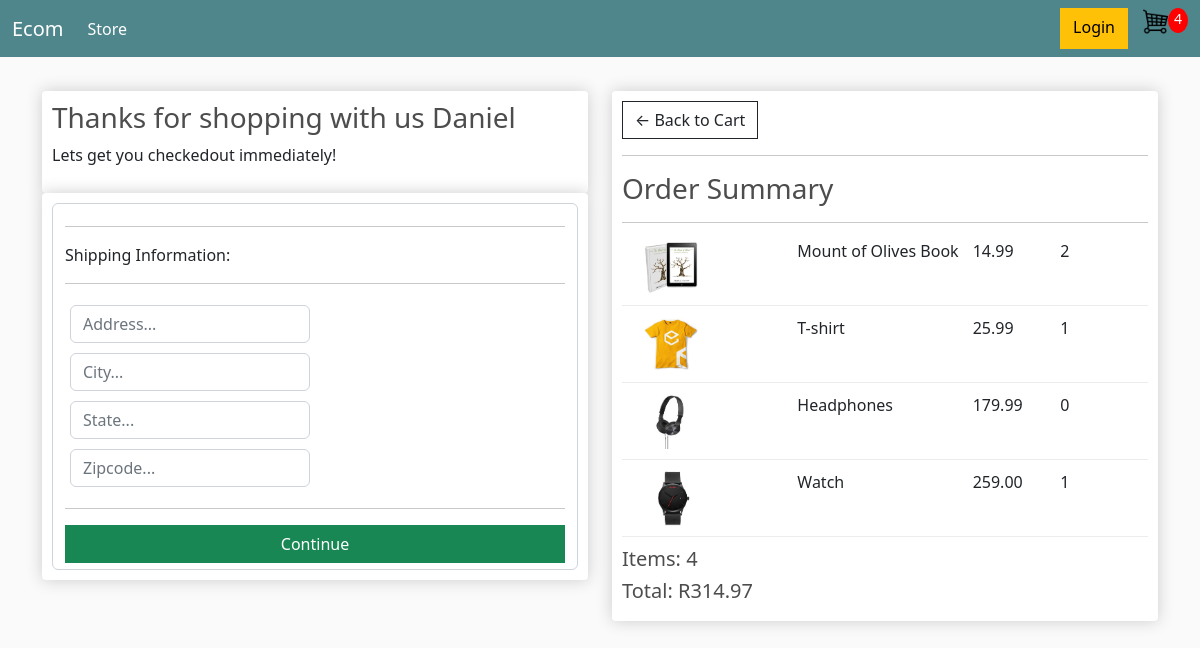
Before: /checkout/ (signed in) with the older database file.
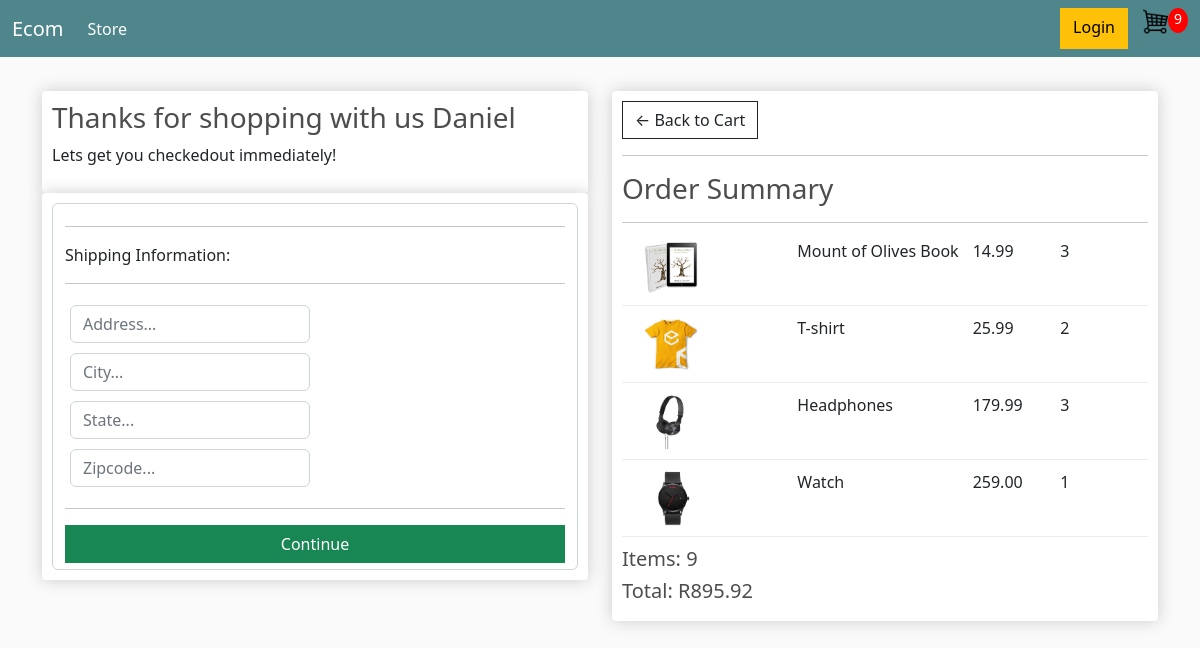
After: the same page with the newer database file.
### store/models.py (models this page shows, shortened)
class OrderItem(models.Model):
  product = models.ForeignKey(Product, on_delete=models.SET_NULL, blank=True, null=True)
  order = models.ForeignKey(Order, on_delete=models.SET_NULL, blank=True, null=True)
  quantity = models.IntegerField(default=0, null=True, blank=True)
  date_added = models.DateTimeField(auto_now_add=True)
  @property
  def get_total(self):
    total = self.product.price * self.quantity
    return total

class Order(models.Model):
  customer = models.ForeignKey(Customer, on_delete=models.SET_NULL, null=True, blank=True)
  date_ordered = models.DateTimeField(auto_now_add=True)
  complete = models.BooleanField(default=False, null=True, blank=False)
  transaction_id = models.CharField(max_length=100, null=True)
  @property
  def shipping(self):
    shipping = False
    orderitems: OrderItem = self.orderitem_set.all()
    for i in orderitems:
      if i.product.digital == False:
        shipping = True
    return shipping
  @property
  def get_cart_total(self):
    orderitems: OrderItem = self.orderitem_set.all()
    total = sum([item.get_total for item in orderitems])
    return total
  @property
  def get_cart_items(self):
    orderitems = self.orderitem_set.all()
    total = sum([item.quantity for item in orderitems])
    return total

class Product(models.Model):
  name = models.CharField(max_length=255, null=True)
  price = models.DecimalField(max_digits=10, decimal_places=2)
  digital = models.BooleanField(default=False, null=True, blank=False)
  image = models.ImageField(null=True, blank=True)
  @property
  def imageUrl(self):
    imageUrl = self.image.url
    try:
      url = imageUrl
    except:
      url = ''
    return url

### store/views.py (the view)
# urls.py: path('checkout/', views.checkout, name='checkout'),
def checkout(request):
  if request.user.is_authenticated:
    customer = request.user.customer
    order, created = Order.objects.get_or_create(customer=customer, complete=False)
    items = order.orderitem_set.all()
    cartItems = order.get_cart_items
  else:
    items = []
    order = {'get_cart_total': 0, 'get_cart_items': 0, 'shipping': False}
    cartItems = ['get_cart_items']
  context ={'items': items, 'order': order, 'cartItems': cartItems}
  return render(request, 'store/checkout.html', context)

### store/templates/store/checkout.html (shortened to what this page needs)
{% extends 'store/main.html' %}
{% load static %}
{% block content %}
<div class="row">
  <div class="col-lg-6">
    <div class="box-element hidden" id="logged-in-user">
      <h3>Thanks for shopping with us {{user}}</h3>
      <p>Lets get you checkedout immediately!</p>
    </div>
    <div class="box-element" id="form-wrapper">
      <form action="submit" class="form-control" id="form">
        <div id="shipping-info">
          <hr>
          <p>Shipping Information:</p>
          <hr>
          <div class="form-field">
            <input type="text" required class="form-control" name="address" placeholder="Address...">
          </div>
          <div class="form-field">
            <input type="text" required class="form-control" name="city" placeholder="City...">
          </div>
          <div class="form-field">
            <input type="text" required class="form-control" name="state" placeholder="State...">
          </div>
          <div class="form-field">
            <input type="text" required class="form-control" name="zipcode" placeholder="Zipcode...">
          </div>
        </div>
        <hr>
        <div class="d-grid">
          <input id="form-button" class="btn btn-success btn-block" type="submit" value="Continue">
        </div>
      </form>
    </div>
    <br>
  </div>
  <div class="col-lg-6">
    <div class="box-element">
      <a class="btn btn-outline-dark" href="{% url 'cart' %}">&#x2190; Back to Cart</a>
      <hr>
      <h3>Order Summary</h3>
      <hr>
      {% for item in items %}
      <div class="cart-row">
        <div style="flex:2"><img src="{{item.product.imageUrl}}" alt="" class="row-image"></div>
        <div style="flex:2">
          <p>{{item.product.name}}</p>
        </div>
        <div style="flex:1">
          <p>{{item.product.price}}</p>
        </div>
        <div style="flex:1">
          <p>{{item.quantity}}</p>
        </div>
      </div>
      {% endfor %}
      <h5>Items: {{order.get_cart_items}}</h5>
      <h5>Total: R{{order.get_cart_total}}</h5>
    </div>
  </div>
</div>
</div>
{% endblock content %}

Changed rows visible on the page:
changed OrderItem "Mount of Olives Book": quantity "2" → "3"
changed OrderItem "T-shirt": quantity "1" → "2"
changed OrderItem "Headphones": quantity "0" → "3"
changed through a linked row, Order: get_cart_items "4" → "9"; get_cart_total "314.97" → "895.92"
Other visible differences:
{{ cartItems }}: "4" → "9"
